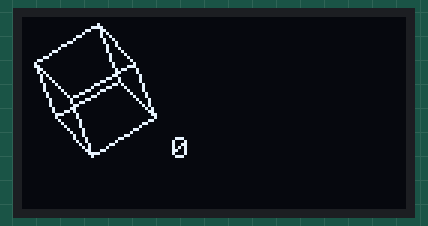
This sketch was run on a simulated Arduino Uno, built with avr-gcc and run on an emulated ATmega328P. On the bench: 128×64 one-colour display.

Above: at 0.22 s.
At 4.86 s:
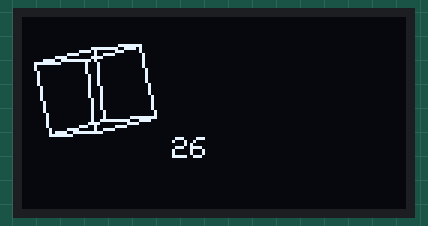
At 9.81 s:
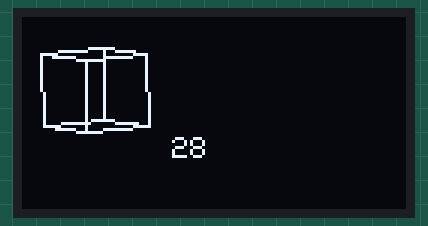
At 19.38 s:
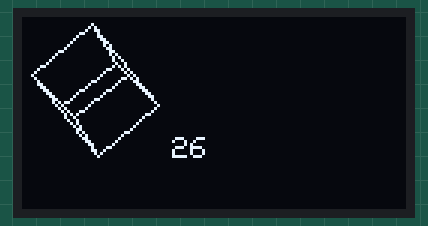
At 28.97 s:
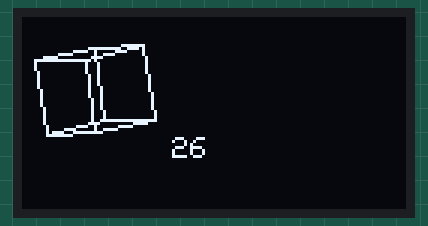
At 38.85 s:
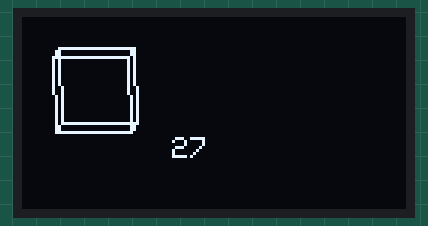

The sketch:

3D_engine.ino
```cpp
/*********************************************************************
This is simple 3D object rotation and 2D projection example.
It uses 64x48 oled display with SSD1306 controller.
Driving to oled display, Adafruit_SSD1306(this is not original library 64x48 support added by https://github.com/mcauser/Adafruit_SSD1306) and Adafruit_GFX libraries are used.
*********************************************************************/
#include <Adafruit_GFX.h>
#include <Adafruit_SSD1306.h>

#define OLED_RESET 4  // PIN4
Adafruit_SSD1306 display(OLED_RESET);

float cube[8][3];
uint8_t point_conn[8][8]={0};
float rad_X=PI/4;
float rad_Y=PI/3;
float rad_Z=PI/8;
unsigned long t1=0;
double fps;

void setup(){
  display.begin(SSD1306_SWITCHCAPVCC, 0x3C);
  display.setTextSize(1);
  display.setTextColor(WHITE);
  display.clearDisplay();

  createConn(point_conn);
}


void loop() {
  /* Define cube corner coordinates */
  /* Every loop cube needs to start from first shape, otherwise floating point */
  /* numbers will saturate or go zero */
  createCube(cube);

  t1=micros();

  display.clearDisplay();

  /* 3D rotation in world coords */
  rotate_X(cube, 8, rad_X);
  rotate_Y(cube, 8, rad_X);
  rotate_Z(cube, 8, rad_Z);

  filldispbuffer(cube,point_conn,8);

  /* Print FPS */
  display.setCursor(50,40);
  display.print(fps,0);

  display.display();

  /* random rotation */
  rad_X+=0.06;
  rad_Y+=0.06;
  rad_Z+=0.04;

  fps=(double)(micros()-t1);
  fps=1000000/fps;

}

void filldispbuffer(float obj[][3], uint8_t edges[][8], uint8_t num_point){

  uint16_t x1,y1;
  uint16_t x2,y2;

  for(uint8_t i=0; i<8; i++)
    for(uint8_t j=i+1; j<8; j++)
      if( edges[i][j] ){

        //Simple 2D projection
        x1=(uint16_t)(obj[i][1]*26)+24;
        y1=(uint16_t)(obj[i][2]*26)+24;

        x2=(uint16_t)(obj[j][1]*26)+24;
        y2=(uint16_t)(obj[j][2]*26)+24;

        display.drawLine(x1, y1, x2, y2, WHITE);
      }
}

void rotate_X(float result[][3], uint8_t num_point, float rad){
  float temp;
  for(uint8_t i=0; i<num_point; i++){
    temp=result[i][1]*(float)cos(rad)-result[i][2]*(float)sin(rad);
    result[i][2]=result[i][1]*(float)sin(rad)+result[i][2]*(float)cos(rad);
    result[i][1]=temp;
  }
}

void rotate_Y(float result[][3], uint8_t num_point, float rad){
  float temp;
  for(uint8_t i=0; i<num_point; i++){
    temp=result[i][0]*(float)cos(rad)+result[i][2]*(float)sin(rad);
    result[i][2]=-result[i][0]*(float)sin(rad)+result[i][2]*(float)cos(rad);
    result[i][0]=temp;
  }
}

void rotate_Z(float result[][3], uint8_t num_point, float rad){
  float temp;
  for(uint8_t i=0; i<num_point; i++){
    temp=result[i][0]*(float)cos(rad)-result[i][1]*(float)sin(rad);
    result[i][1]=-result[i][0]*(float)sin(rad)+result[i][1]*(float)cos(rad);
    result[i][0]=temp;
  }
}

/* manual definition for cube corner coordinates */
void createCube(float obj[][3]){
    obj[0][0]=0.5;
    obj[0][1]=0.5;
    obj[0][2]=0.5;

    obj[1][0]=0.5;
    obj[1][1]=0.5;
    obj[1][2]=-0.5;

    obj[2][0]=0.5;
    obj[2][1]=-0.5;
    obj[2][2]=0.5;

    obj[3][0]=0.5;
    obj[3][1]=-0.5;
    obj[3][2]=-0.5;

    obj[4][0]=-0.5;
    obj[4][1]=0.5;
    obj[4][2]=0.5;

    obj[5][0]=-0.5;
    obj[5][1]=0.5;
    obj[5][2]=-0.5;

    obj[6][0]=-0.5;
    obj[6][1]=-0.5;
    obj[6][2]=0.5;

    obj[7][0]=-0.5;
    obj[7][1]=-0.5;
    obj[7][2]=-0.5;
};

/* manual definition for edge connectivity */
void createConn(uint8_t edges[][8]){
   edges[0][1]=1;
   edges[0][2]=1;
   edges[0][4]=1;

   edges[1][0]=1;
   edges[1][5]=1;
   edges[1][3]=1;

   edges[2][0]=1;
   edges[2][3]=1;
   edges[2][6]=1;

   edges[3][7]=1;
   edges[3][2]=1;
   edges[3][1]=1;

   edges[4][0]=1;
   edges[4][5]=1;
   edges[4][6]=1;

   edges[5][4]=1;
   edges[5][1]=1;
   edges[5][7]=1;

   edges[6][2]=1;
   edges[6][4]=1;
   edges[6][7]=1;

   edges[7][3]=1;
   edges[7][5]=1;
   edges[7][6]=1;
}
```
